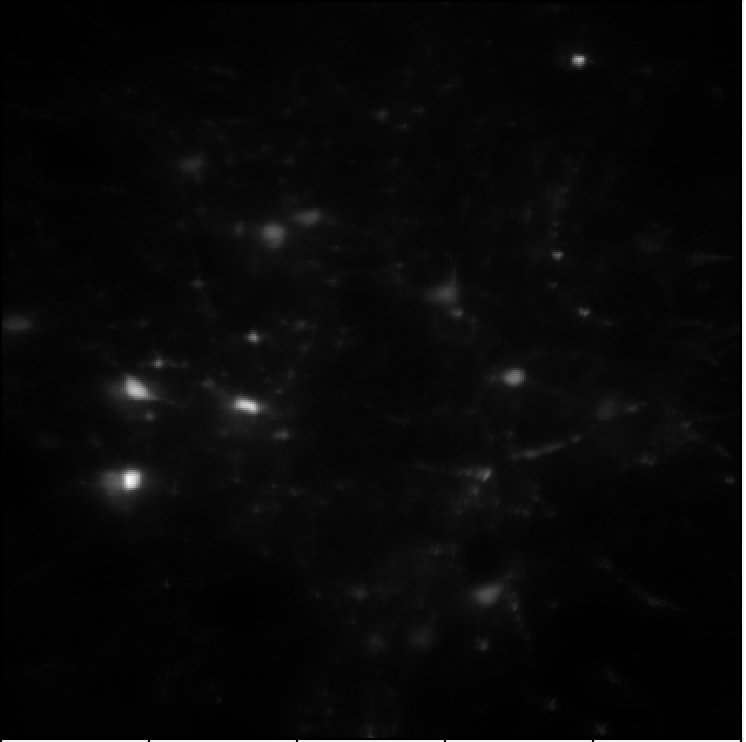
#> input picture source/srivathsapv/input.jpg, 746 x 742 px
$ python -i detector.py   (imports and definitions only)
#> lines starting #> are read from the running program, lines starting #| are printed output that depends on the picture; after the words box and inside, x2 and y2 are one past the last pixel; in counts of white or black regions, pixels touching at a corner belong together
#> further down, picture is the input picture: shape (742, 746, 3); min 0, max 255, mean 8.9
from skimage import data
from skimage.filters import threshold_otsu, threshold_local
from skimage.morphology import disk, binary_erosion, binary_opening, label
from skimage.measure import regionprops

import numpy as np

from tifffile import imsave, imread

import SimpleITK as sitk

import pickle

# [6 lines left out: function detect_blobs, not called in this run]

def get_component_props(img_stack, output_file=None, verbose=False):
#> called with verbose = False
    z_dim = img_stack.shape[0]
#> z_dim = 742
    y_dim = img_stack.shape[1]
#> y_dim = 746
    x_dim = img_stack.shape[2]
#> x_dim = 3
    z_props = []

    bin_stack = np.zeros(img_stack.shape)

    for k in range(0, z_dim):
        z_slice = img_stack[k,:,:]

        if (not np.any(z_slice)):
            # If all values in the slice are 0, then continue to the next slice
            continue

        # Initial thresholding: making all voxels with intensity less than half of otsu's 0.
        thresh_value = threshold_otsu(z_slice) / 2
        initial_thresholding = np.zeros(z_slice.shape)
        for i in range(0, x_dim):
            for j in range(0, y_dim):
                initial_thresholding[j, i] = 0 if z_slice[j, i] < thresh_value else z_slice[j, i]

        # Adaptive thresholding. After this step, images should be binary.
        block_size = 35
        local_thresh = threshold_local(initial_thresholding, block_size)
        otsu_thresh_value = threshold_otsu(local_thresh)
        otsu_thresh = local_thresh > otsu_thresh_value

        # Morphological tranformations using a disk shaped kernal of radius 5 pixels
        erosion = binary_erosion(otsu_thresh, disk(5))
        opening = binary_opening(erosion, disk(5))

        bin_stack[k,:,:] = opening

        # Labelling connected components
        components, num_components = label(opening, return_num=True, connectivity=2)
        if (verbose):
            print('%d detected component(s) for z=%d ' % (num_components, z))
        props = regionprops(components)
        z_props.append(props)
#> this loop made 742 passes
#> thresh_value on passes 1 to 3: 0.5, 0.5, 5
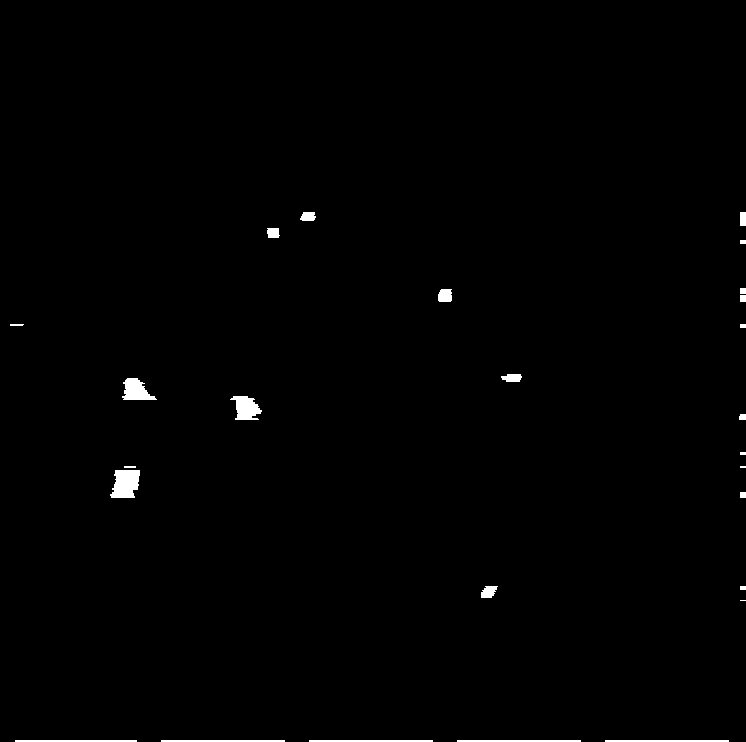
#> bin_stack: shape (742, 746, 3) float64; values 0 (black) and 1 (white), 0.72% white; 26 white regions (3 under 20 px), largest, box (x1, y1, x2, y2) and area: (110, 470, 140, 498) 664, (230, 396, 262, 420) 499, (122, 378, 157, 400) 482
#> after the loop, z_props = 742 items, first 6: [], [], [], [], [], []

    # imsave('bin_stack.tif', bin_stack)
#> (the run stopped early here; a loop or call above may not have finished)
